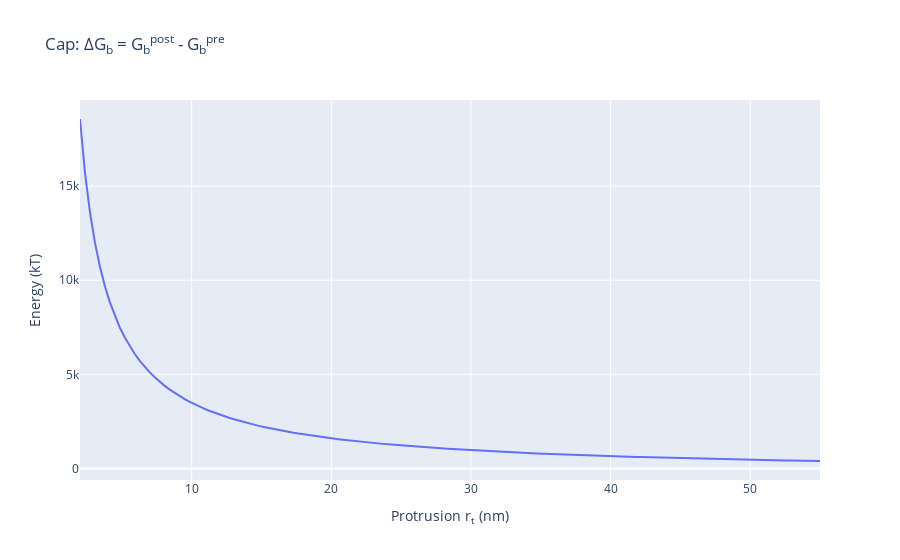

The code cell stored with this chart in its notebook:
### Markdown cell above
If this is accurate, the energetic increase may decrease with greater $r_{t,rim}$, but fusion at the base is clearly an energy *intensive* process, not one that releases energy.

## Calculate pre vs post $G_b$ difference and export results

### Code cell
DGb = GPost - GPre

DGbPlot = go.Figure()
DGbPlot.add_trace(go.Scatter(x=rim_rt, y=DGb, mode='lines'))
DGbPlot.update_layout(title="Cap: ΔG<sub>b</sub> = G<sub>b</sub><sup>post</sup> - G<sub>b</sub><sup>pre</sup>",
                        xaxis_title="Protrusion r<sub>t</sub> (nm)", yaxis_title="Energy (kT)")
DGbPlot.show()

print('Saving DGb for cap')
np.savetxt('output data/Cap DGb 2-3.csv', DGb, delimiter=',') # Export DGb as a versioned csv
print('Saving rim_rt for cap')
np.savetxt('output data/Cap rt 2-3.csv', rim_rt, delimiter=',') # Export rim_rt that was used
print('Done!')

### Figure 1 — Plotly figure (JSON) as saved in the notebook; plotly's stock layout.template omitted (floating-point values rounded to 4 significant figures; data arrays with more than 128 entries replaced by an {"elided": "..."} marker saying what was removed)
{"data": [{"mode": "lines", "type": "scatter", "x": {"elided": "150 float values"}, "y": {"elided": "150 float values"}}], "layout": {"autosize": true, "title": {"text": "Cap: ΔG<sub>b</sub> = G<sub>b</sub><sup>post</sup> - G<sub>b</sub><sup>pre</sup>"}, "xaxis": {"autorange": true, "range": [2, 55], "title": {"text": "Protrusion r<sub>t</sub> (nm)"}, "type": "linear"}, "yaxis": {"autorange": true, "range": [-614.0, 19580.0], "title": {"text": "Energy (kT)"}, "type": "linear"}}}
